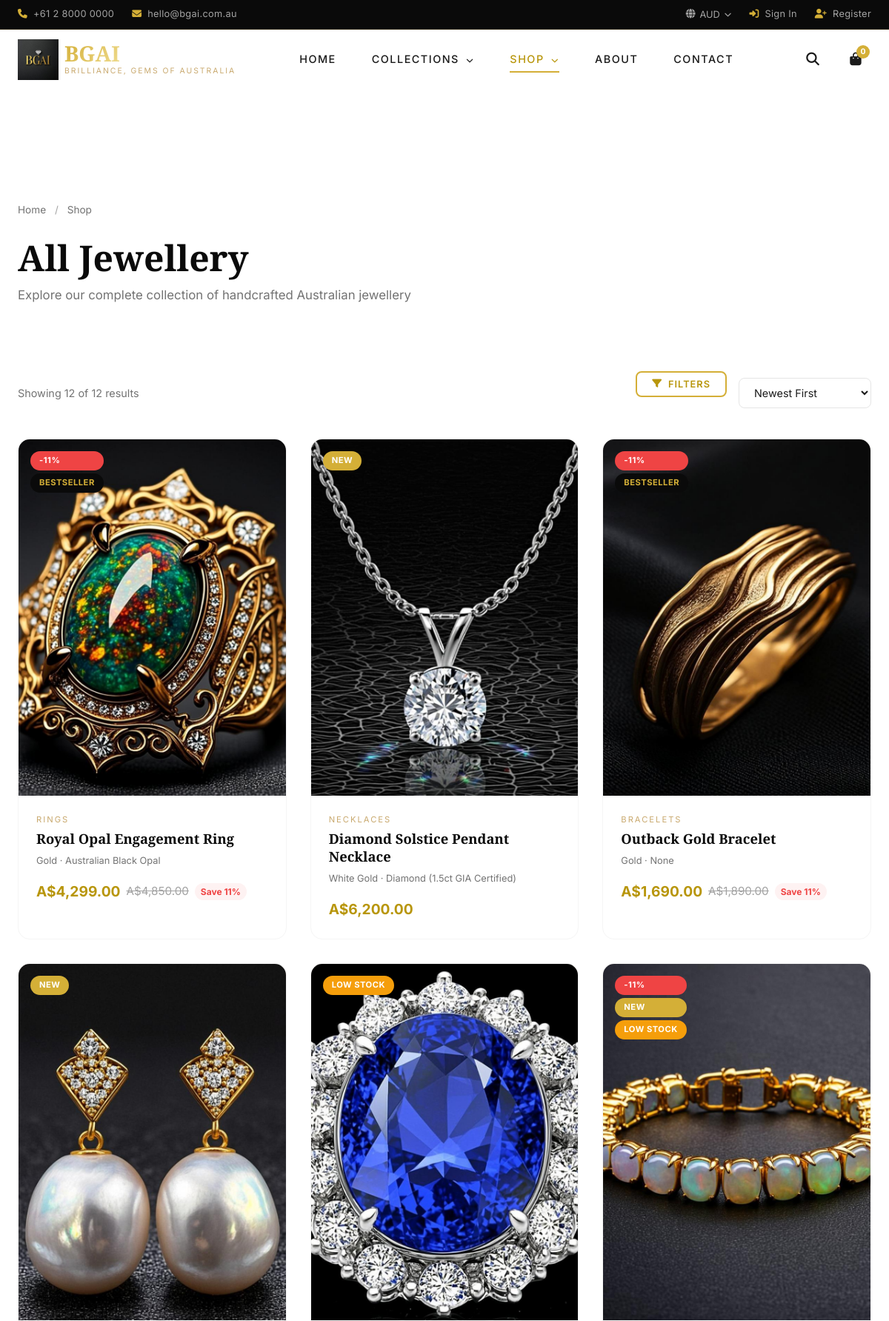
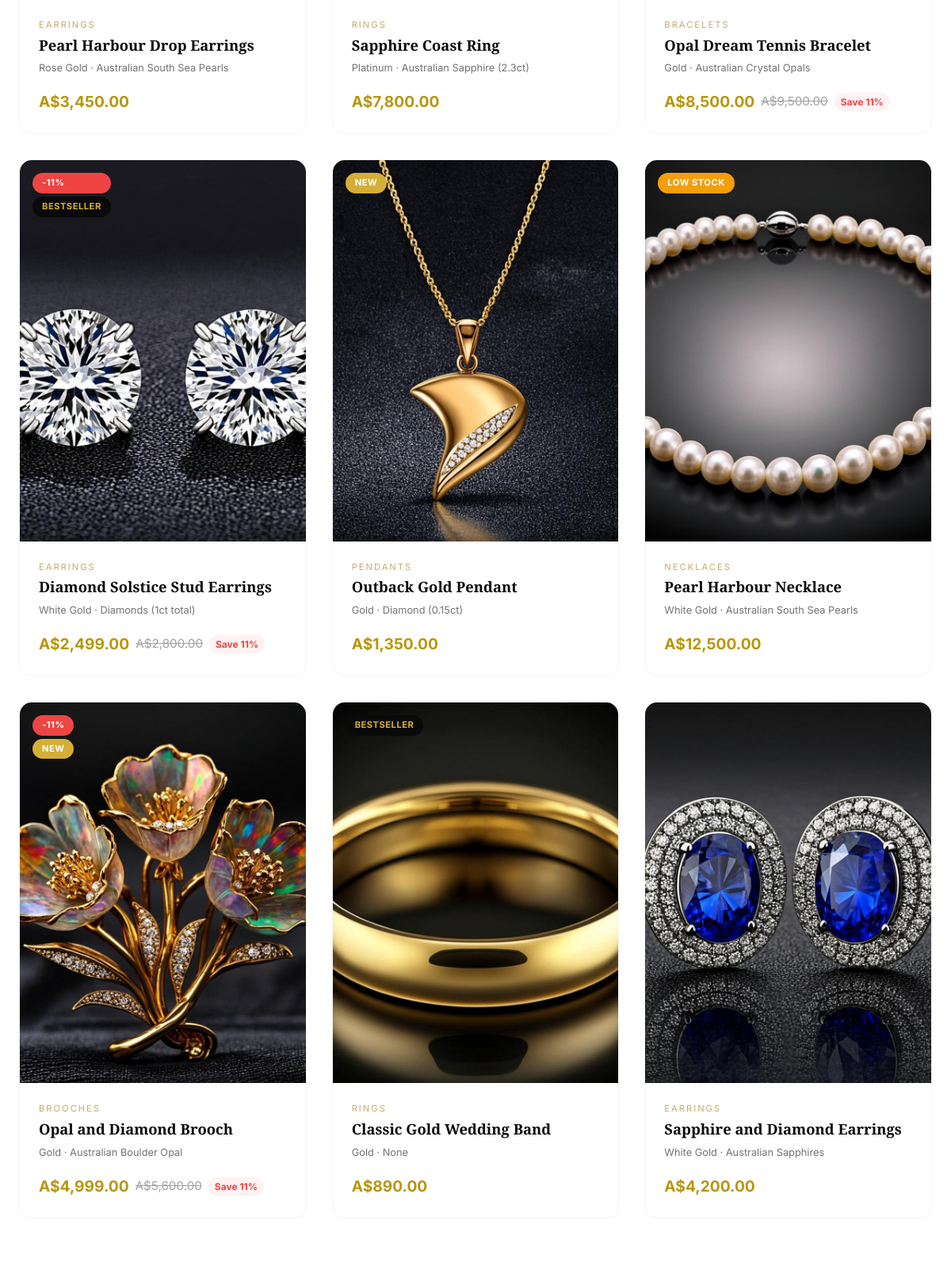
Page /bgai-ecommerce/products.php (upper part) on the committed database (2 pictures, top to bottom).
### tables this page shows
CREATE TABLE IF NOT EXISTS products (
    id INT PRIMARY KEY AUTO_INCREMENT,
    name VARCHAR(255) NOT NULL,
    slug VARCHAR(255) NOT NULL UNIQUE,
    description TEXT,
    short_description VARCHAR(500),
    sku VARCHAR(50) UNIQUE,
    category_id INT,
    collection_id INT,
    base_price DECIMAL(12, 2) NOT NULL,
    sale_price DECIMAL(12, 2),
    weight_grams DECIMAL(8, 2),
    material VARCHAR(255),
    gemstone VARCHAR(255),
    metal_type ENUM('Gold', 'Silver', 'Platinum', 'Rose Gold', 'White Gold') DEFAULT 'Gold',
    metal_purity VARCHAR(50),
    dimensions VARCHAR(255),
    stock_quantity INT DEFAULT 0,
    low_stock_threshold INT DEFAULT 5,
    is_featured BOOLEAN DEFAULT FALSE,
    is_bestseller BOOLEAN DEFAULT FALSE,
    is_new_arrival BOOLEAN DEFAULT FALSE,
    status ENUM('active', 'inactive', 'draft') DEFAULT 'draft',
    meta_title VARCHAR(255),
    meta_description TEXT,
    created_at TIMESTAMP DEFAULT CURRENT_TIMESTAMP,
    updated_at TIMESTAMP DEFAULT CURRENT_TIMESTAMP ON UPDATE CURRENT_TIMESTAMP,
    FOREIGN KEY (category_id) REFERENCES categories(id) ON DELETE SET NULL,
    FOREIGN KEY (collection_id) REFERENCES collections(id) ON DELETE SET NULL
);

CREATE TABLE IF NOT EXISTS country_pricing (
    id INT PRIMARY KEY AUTO_INCREMENT,
    product_id INT NOT NULL,
    country_code VARCHAR(5) NOT NULL,
    currency_code VARCHAR(5) NOT NULL,
    price DECIMAL(12, 2) NOT NULL,
    sale_price DECIMAL(12, 2),
    tax_rate DECIMAL(5, 2) DEFAULT 0.00,
    shipping_cost DECIMAL(10, 2) DEFAULT 0.00,
    FOREIGN KEY (product_id) REFERENCES products(id) ON DELETE CASCADE,
    UNIQUE KEY unique_product_country (product_id, country_code)
);

CREATE TABLE IF NOT EXISTS categories (
    id INT PRIMARY KEY AUTO_INCREMENT,
    name VARCHAR(100) NOT NULL,
    slug VARCHAR(100) NOT NULL UNIQUE,
    description TEXT,
    image VARCHAR(255),
    sort_order INT DEFAULT 0,
    status ENUM('active', 'inactive') DEFAULT 'active',
    created_at TIMESTAMP DEFAULT CURRENT_TIMESTAMP,
    updated_at TIMESTAMP DEFAULT CURRENT_TIMESTAMP ON UPDATE CURRENT_TIMESTAMP
);

### bgai-ecommerce/includes/functions.php (called while the page is built, shortened)
<?php
function formatPrice($amount, $currencyCode = null) {
    $currencyCode = $currencyCode ?? $_SESSION['currency_code'] ?? DEFAULT_CURRENCY;
    $symbols = json_decode(CURRENCY_SYMBOLS, true);
    $symbol = $symbols[$currencyCode] ?? '$';
    return $symbol . number_format($amount, 2);
}
function getProductPrice($productId, $countryCode = null) {
    $countryCode = $countryCode ?? $_SESSION['country_code'] ?? DEFAULT_COUNTRY;
    $db = db();
    $stmt = $db->prepare("SELECT price, sale_price, tax_rate, shipping_cost, currency_code FROM country_pricing WHERE product_id = ? AND country_code = ? LIMIT 1");
    $stmt->execute([$productId, $countryCode]);
    $pricing = $stmt->fetch();
    if ($pricing) {
        return $pricing;
    }
    return null;
}
function getEffectivePrice($pricing) {
    return $pricing['sale_price'] && $pricing['sale_price'] < $pricing['price']
        ? $pricing['sale_price']
        : $pricing['price'];
}
function getDiscountPercent($regular, $sale) {
    if ($sale && $sale < $regular) {
        return round(($regular - $sale) / $regular * 100);
    }
    return 0;
}
function e($string) {
    return htmlspecialchars($string ?? '', ENT_QUOTES, 'UTF-8');
}
function getProducts($filters = []) {
    $db = db();
    $where = ["p.status = 'active'"];
    $params = [];
    $sql = "SELECT p.*, c.name as category_name, col.name as collection_name,
            (SELECT image_path FROM product_images WHERE product_id = p.id AND is_primary = 1 LIMIT 1) as primary_image
            FROM products p
            LEFT JOIN categories c ON p.category_id = c.id
            LEFT JOIN collections col ON p.collection_id = col.id
            WHERE " . implode(' AND ', $where);
    switch ($filters['sort'] ?? 'newest') {
        default: $sql .= " ORDER BY p.created_at DESC"; break;
    }
    $page = max(1, intval($filters['page'] ?? 1));
    $limit = intval($filters['limit'] ?? 12);
    $offset = ($page - 1) * $limit;
    $countSql = str_replace("SELECT p.*, c.name as category_name, col.name as collection_name,\n            (SELECT image_path FROM product_images WHERE product_id = p.id AND is_primary = 1 LIMIT 1) as primary_image", "SELECT COUNT(*) as total", $sql);
    $total = $db->prepare($countSql);
    $total->execute($params);
    $totalCount = $total->fetchColumn();
    $sql .= " LIMIT ? OFFSET ?";
    $params[] = $limit;
    $params[] = $offset;
    $stmt = $db->prepare($sql);
    $stmt->execute($params);
    $products = $stmt->fetchAll();
    return [
        'products' => $products,
        'total' => intval($totalCount),
        'page' => $page,
        'limit' => $limit,
        'total_pages' => ceil($totalCount / $limit)
    ];
}
?>

### bgai-ecommerce/products.php (the view, shortened to what this page needs)
<?php
require_once __DIR__ . '/includes/header.php';
$search = $_GET['search'] ?? '';
$sort = $_GET['sort'] ?? 'newest';
$metalType = $_GET['metal'] ?? '';
$minPrice = $_GET['min_price'] ?? '';
$maxPrice = $_GET['max_price'] ?? '';
$page = $_GET['page'] ?? 1;
$categoryId = null;
$collectionId = null;
$activeCategory = null;
$activeCollection = null;
$filters = [
    'category_id' => $categoryId,
    'collection_id' => $collectionId,
    'search' => $search,
    'sort' => $sort,
    'metal_type' => $metalType,
    'min_price' => $minPrice,
    'max_price' => $maxPrice,
    'page' => $page,
    'limit' => 12
];
$products = getProducts($filters);
?>
<section class="section" style="padding-bottom:0;">
    <div class="container">
        <div class="breadcrumbs">
            <a href="<?php echo APP_URL; ?>">Home</a>
            <span>/</span>
            <a href="<?php echo APP_URL; ?>/products.php">Shop</a>
        </div>
        <?php if ($activeCategory): ?>
            <div class="section-header" style="text-align:left; max-width:100%;">
                <h1 class="section-title" style="margin-bottom:var(--space-sm);"><?php echo e($activeCategory['name']); ?></h1>
                <p class="section-description"><?php echo e($activeCategory['description']); ?></p>
            </div>
        <?php else: ?>
            <div class="section-header" style="text-align:left; max-width:100%;">
                <h1 class="section-title" style="margin-bottom:var(--space-sm);">
                    <?php echo $search ? 'Search Results' : 'All Jewellery'; ?>
                </h1>
                <?php if ($search): ?>
                    <p class="section-description">Showing results for "<?php echo e($search); ?>"</p>
                <?php else: ?>
                    <p class="section-description">Explore our complete collection of handcrafted Australian jewellery</p>
                <?php endif; ?>
            </div>
        <?php endif; ?>
    </div>
</section>
<section class="section" style="padding-top:var(--space-lg);">
    <div class="container">
        <div class="shop-layout">
            <div class="shop-products">
                <div class="shop-header">
                    <p class="shop-results">
                        Showing <?php echo count($products['products']); ?> of <?php echo $products['total']; ?> results
                    </p>
                    <div style="display:flex; gap:var(--space-md); align-items:center;">
                        <button class="btn btn-sm btn-outline-dark filter-toggle-btn" onclick="document.getElementById('filtersSidebar').classList.toggle('show')">
                            <i class="fas fa-filter"></i> Filters
                        </button>
                        <form method="GET" class="shop-sort">
                            <select name="sort" onchange="this.form.submit()">
                                <option value="newest" <?php echo $sort === 'newest' ? 'selected' : ''; ?>>Newest First</option>
                            </select>
                        </form>
                    </div>
                </div>
                <?php if (count($products['products']) > 0): ?>
                    <div class="products-grid">
                        <?php foreach ($products['products'] as $product):
                            $pricing = getProductPrice($product['id']);
                            $effectivePrice = $pricing ? getEffectivePrice($pricing) : $product['base_price'];
                            $discount = $pricing ? getDiscountPercent($pricing['price'], $pricing['sale_price']) : 0;
                        ?>
                            <div class="product-card">
                                <div class="product-card-image">
                                    <?php if ($product['primary_image']): ?>
                                        <img src="<?php echo APP_URL; ?>/<?php echo e($product['primary_image']); ?>" alt="<?php echo e($product['name']); ?>">
                                    <?php else: ?>
                                        <div class="product-placeholder"><i class="fas fa-gem"></i></div>
                                    <?php endif; ?>
                                    <div class="product-badges">
                                        <?php if ($discount > 0): ?>
                                            <span class="badge badge-sale">-<?php echo $discount; ?>%</span>
                                        <?php endif; ?>
                                        <?php if ($product['is_new_arrival']): ?>
                                            <span class="badge badge-new">New</span>
                                        <?php endif; ?>
                                        <?php if ($product['is_bestseller']): ?>
                                            <span class="badge badge-bestseller">Bestseller</span>
                                        <?php endif; ?>
                                        <?php if ($product['stock_quantity'] <= 5 && $product['stock_quantity'] > 0): ?>
                                            <span class="badge" style="background:var(--warning);color:var(--white);">Low Stock</span>
                                        <?php endif; ?>
                                    </div>
                                </div>
                                <div class="product-card-body">
                                    <div class="product-card-category"><?php echo e($product['category_name'] ?? 'Jewellery'); ?></div>
                                    <h3 class="product-card-title">
                                        <a href="<?php echo APP_URL; ?>/product.php?slug=<?php echo e($product['slug']); ?>">
                                            <?php echo e($product['name']); ?>
                                        </a>
                                    </h3>
                                    <div class="product-card-material"><?php echo e($product['metal_type']); ?> · <?php echo e($product['gemstone'] ?: 'Solid Metal'); ?></div>
                                    <div class="product-card-price">
                                        <span class="price-current"><?php echo formatPrice($effectivePrice); ?></span>
                                        <?php if ($discount > 0 && $pricing): ?>
                                            <span class="price-original"><?php echo formatPrice($pricing['price']); ?></span>
                                            <span class="price-discount">Save <?php echo $discount; ?>%</span>
                                        <?php endif; ?>
                                    </div>
                                </div>
                            </div>
                        <?php endforeach; ?>
                    </div>
                <?php endif; ?>
            </div>
        </div>
    </div>
</section>
<?php require_once __DIR__ . '/includes/footer.php'; ?>

### rows in the picture
products: shows a picture, country_pricing.price+sale_price "11", is_bestseller "BESTSELLER", category.name "RINGS", name "Royal Opal Engagement Ring", metal_type "Gold", gemstone "Australian Black Opal", country_pricing.sale_price+price "A$4,299.00", country_pricing.price "A$4,850.00"
products: shows a picture, is_new_arrival "NEW", category.name "NECKLACES", name "Diamond Solstice Pendant Necklace", metal_type "White Gold", gemstone "Diamond (1.5ct GIA Certified)", country_pricing.sale_price+price "A$6,200.00"
products: shows a picture, country_pricing.price+sale_price "11", is_bestseller "BESTSELLER", category.name "BRACELETS", name "Outback Gold Bracelet", metal_type "Gold", gemstone "None", country_pricing.sale_price+price "A$1,690.00", country_pricing.price "A$1,890.00"
products: shows a picture, is_new_arrival "NEW", category.name "EARRINGS", name "Pearl Harbour Drop Earrings", metal_type "Rose Gold", gemstone "Australian South Sea Pearls", country_pricing.sale_price+price "A$3,450.00"
products: shows a picture, stock_quantity "LOW STOCK", category.name "RINGS", name "Sapphire Coast Ring", metal_type "Platinum", gemstone "Australian Sapphire (2.3ct)", country_pricing.sale_price+price "A$7,800.00"
products: shows a picture, country_pricing.price+sale_price "11", is_new_arrival "NEW", stock_quantity "LOW STOCK", category.name "BRACELETS", name "Opal Dream Tennis Bracelet", metal_type "Gold", gemstone "Australian Crystal Opals", country_pricing.sale_price+price "A$8,500.00", country_pricing.price "A$9,500.00"
products: shows a picture, country_pricing.price+sale_price "11", is_bestseller "BESTSELLER", category.name "EARRINGS", name "Diamond Solstice Stud Earrings", metal_type "White Gold", gemstone "Diamonds (1ct total)", country_pricing.sale_price+price "A$2,499.00", country_pricing.price "A$2,800.00"
products: shows a picture, is_new_arrival "NEW", category.name "PENDANTS", name "Outback Gold Pendant", metal_type "Gold", gemstone "Diamond (0.15ct)", country_pricing.sale_price+price "A$1,350.00"
products: shows a picture, stock_quantity "LOW STOCK", category.name "NECKLACES", name "Pearl Harbour Necklace", metal_type "White Gold", gemstone "Australian South Sea Pearls", country_pricing.sale_price+price "A$12,500.00"
products: shows a picture, country_pricing.price+sale_price "11", is_new_arrival "NEW", category.name "BROOCHES", name "Opal and Diamond Brooch", metal_type "Gold", gemstone "Australian Boulder Opal", country_pricing.sale_price+price "A$4,999.00", country_pricing.price "A$5,600.00"
products: shows a picture, is_bestseller "BESTSELLER", category.name "RINGS", name "Classic Gold Wedding Band", metal_type "Gold", gemstone "None", country_pricing.sale_price+price "A$890.00"
products: shows a picture, category.name "EARRINGS", name "Sapphire and Diamond Earrings", metal_type "White Gold", gemstone "Australian Sapphires", country_pricing.sale_price+price "A$4,200.00"

### other values in the picture
$_SESSION['currency_code'] "AUD"
$cartCount "0"
count($products['products']) "12"
$products['total'] "12"
